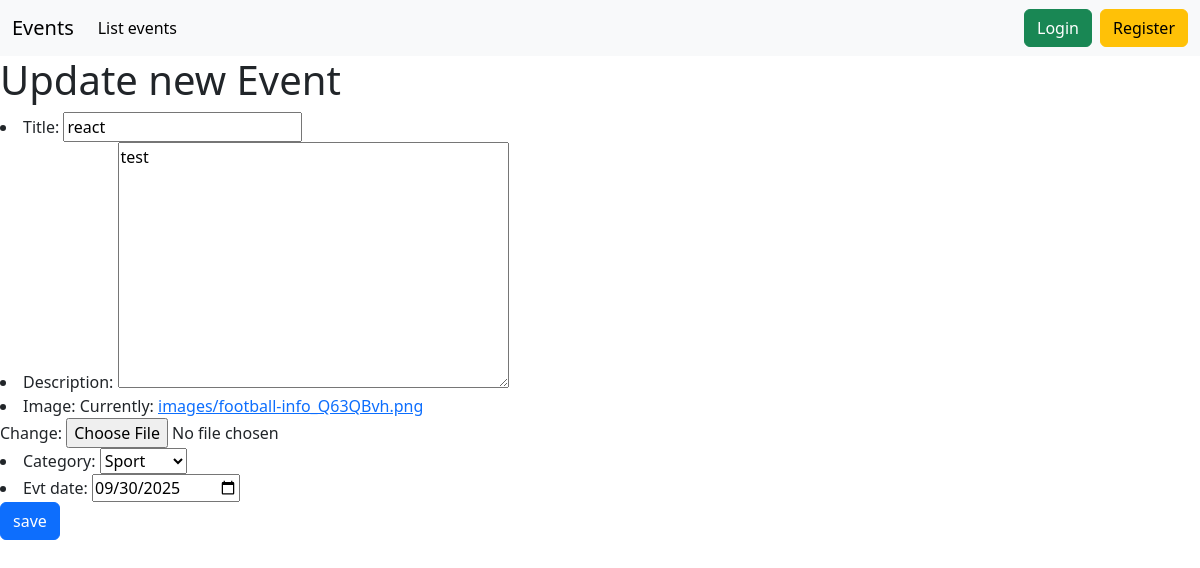
/event/update/1, run on an earlier commit of the app's database.
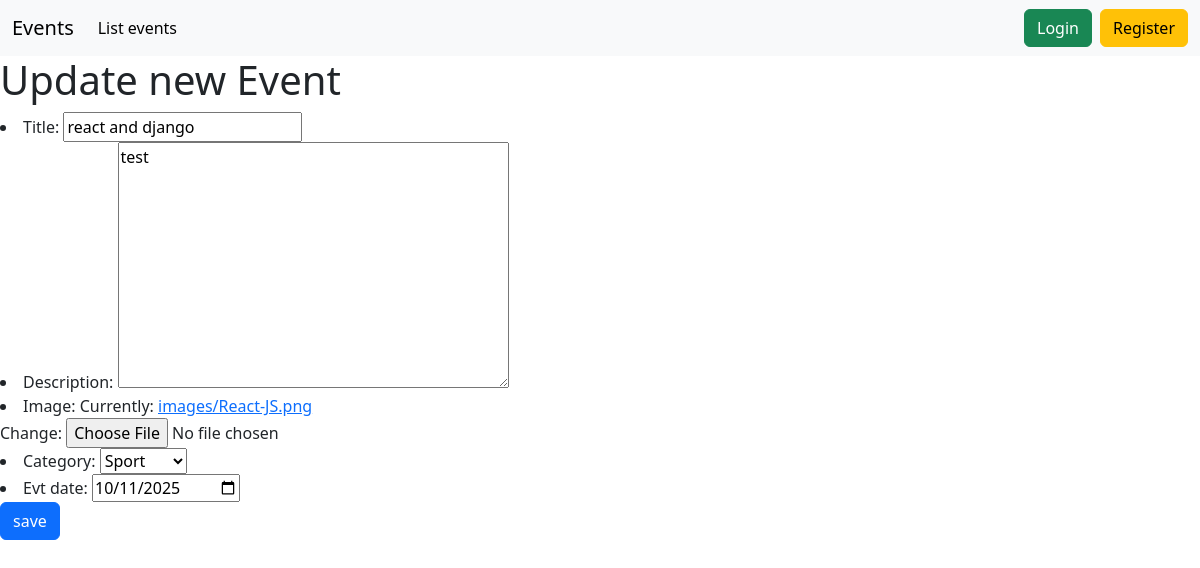
And on a later commit of the database.
### Event/models.py (models this page shows, shortened)
class Event (models.Model):
    title = models.CharField(max_length=20)
    description = models.TextField()
    image =models.ImageField(upload_to='images')
    category = models.CharField(max_length=20 , choices=category_list)
    state = models.BooleanField(default=True)
    nbr_participants = models.IntegerField(default=0)
    evt_date= models.DateTimeField()
    creation_date= models.DateField(auto_now_add=True)
    updated_date = models.DateField(auto_now=True)
    organisateur = models.ForeignKey(Person, on_delete=models.SET_NULL ,null=True )
    participant= models.ManyToManyField(Person, through="Participation" , related_name="participant")
    class Meta:
        constraints= [
            models.CheckConstraint(check= models.Q(evt_date__gt=datetime.now()), name="Please check event date")
        ]

### Event/views.py (the view)
# urls.py: path('update/<int:pk>',UpdateEvent.as_view(),name="updateEvent"),
class UpdateEvent(UpdateView):
    model=Event
    form_class=EventForm
    template_name="event/update.html"
    success_url=reverse_lazy('listEvents')

### Event/forms.py
class EventForm(ModelForm):
    class Meta:
        model=Event
        fields ="__all__"
        exclude= ('participant','state','nbr_participants','organisateur',)
        widgets={'evt_date':DateInput(),}

### Template/event/update.html (shortened to what this page needs)
{% extends 'base.html' %}
{% block content %}
<h1>Update new Event</h1>
<form action="" method="post" enctype="multipart/form-data">
{{form.as_ul}}
<input type="submit" value="save" class="btn btn-primary">
</form>
{% endblock %}

What changed in the data, as far as the page shows it:
changed Event "test": title "react" → "react and django"; evt_date "09/30/2025" → "10/11/2025"
Also different on the page:
text no longer shown: "Title: Description: Image: Currently: images/football-info_Q63QBvh.png Change: Category: Evt date:"
text now shown: "Title: Description: Image: Currently: images/React-JS.png Change: Category: Evt date:"
